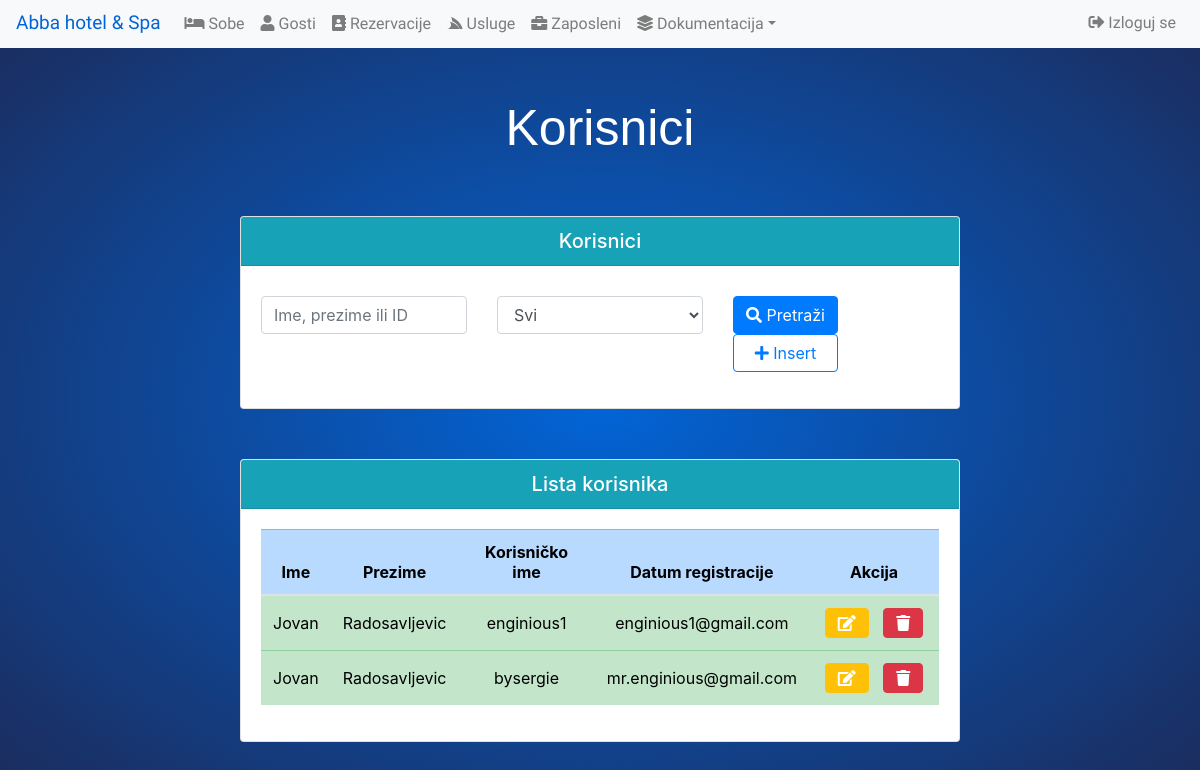
Screenshot of /radnici.php with the database file from the repository.
### tables this page shows
CREATE TABLE `radnici` (
  `radnik_id` int(11) NOT NULL,
  `ime` varchar(255) NOT NULL,
  `prezime` varchar(255) NOT NULL,
  `username` varchar(255) NOT NULL,
  `password` varchar(255) NOT NULL,
  `e_mail` varchar(255) NOT NULL,
  `datum_registracije` date NOT NULL,
  `admin` int(11) NOT NULL,
  `hash` text NOT NULL
);

### radnici.php (the view, shortened to what this page needs)
<?php
include 'dbconnect.php'
?>
<html>
	<head>
		<?php include 'navbar.php' ?>
		<link rel="stylesheet" href="style.css">
		<link rel="stylesheet" href="bootstrap/css/bootstrap.min.css">
		<link href="https://cdnjs.cloudflare.com/ajax/libs/font-awesome/5.13.0/css/all.min.css" rel="stylesheet">
	</head>
	<body>
		<h2 class="display-3" style="display: none;">Korisnici</h2>
		<div class="card" style="display: none;">
			<h5 class="card-header text-center bg-info">
				Korisnici
			</h5>
			<div class="card-body" style="margin-top: 10px;">
				<div class="form-horizontal justify-content-center">
					<div class="form-group row">
						<div class="col-md-4">
							<input type='text' name='search_bar' class='form-control'  placeholder='Ime, prezime ili ID'>
						</div>
						<div class="col-md-4">
							<select type='text' name='filterSearch' class='form-control'>
								<option value="2">Svi</option>
							</select>
						</div>
						<div class="col-md-4">
							<button class="btn btn-primary search" type='button' name='submit_search' id='search' style="min-width: 105px;"><i class="fas fa-search"></i> Pretraži</button>
							<button class="btn btn-outline-primary" type='button' name='Insert' id='insert' data-toggle="modal" data-target="#exampleModalCenter" style="min-width: 105px;"><i class="fas fa-plus"></i> Insert</button>
						</div>
					</div>
				</div>
			</div>
		</div>
			<div class="card" style="margin-top: 50px; display: none;">
				<h5 class="card-header bg-info text-center">Lista korisnika</h5>
				<div class="card-body">
					<div class="table-responsive">
						<table class="table" style="text-align: center;">
							<thead class="table-primary">
								<tr>
									<th>Ime</th>
									<th>Prezime</th>
									<th>Korisničko ime</th>
									<th>Datum registracije</th>
									<th style="width: 130px;">Akcija</th>
								</tr>
							</thead>
							<tbody id="tbody" class="table-hover">
							<?php
							$sql = "SELECT * FROM radnici";
							$results = $conn->query($sql);
							while ($row=$results->fetch_assoc()) {
							?>
								<tr class="table-success">
									<td style="vertical-align: middle;"><?=$row['ime']?></td>
									<td style="vertical-align: middle;"><?=$row['prezime']?></td>
									<td style="vertical-align: middle;"><?=$row['username']?></td>
									<td style="vertical-align: middle;"><?=$row['e_mail']?></td>
									<td style="vertical-align: middle; min-width: 130px;">
									<button class="btn btn-warning edit" style="margin-right: 10px; color: #fff;" data-toggle="modal" data-target="#exampleModalCenter"	data-id = <?=$row['radnik_id']?>
									data-ime = "<?=$row['ime']?>"
									data-prezime = "<?=$row['prezime']?>"
									data-kor = "<?=$row['username']?>"
									data-mail = "<?=$row['e_mail']?>"
									data-pass = "<?=$row['password']?>"
									data-status = "<?=$row['admin']?>"><i class="fas fa-edit"></i></button>
									<button class="btn btn-danger delete" data-id = <?=$row['radnik_id']?>><i class="fas fa-trash"></i></button>
									</td>
								</tr>
							<?php } ?>
							</tbody>
						</table>
				</div>
			</div>
		</div>
	</body>
</html>

### style.css (style rules this page uses)
body { font-family: 'Antic', sans-serif; }
.display-3 { font-family: 'Prompt', sans-serif; padding: 50px 0; text-align: center; font-size: 50px !important; }

### radnici.php (style rules this page uses)
body { background: #0264d6; background: -moz-radial-gradient(center, ellipse cover, #0264d6 1%, #1c2b5a 100%); background: -webkit-gradient(radial, center center, 0px, center center, 100%, color-stop(1%,#0264d6), color-stop(100%,#1c2b5a)); background: -webkit-radial-gradient(center, ellipse cover, #0264d6 1%,#1c2b5a 100%); background: -o-radial-gradient(center, ellipse cover, #0264d6 1%,#1c2b5a 100%); background: -ms-radial-gradient(center, ellipse cover, #0264d6 1%,#1c2b5a 100%); background: radial-gradient(ellipse at center, #0264d6 1%,#1c2b5a 100%); filter: progid:DXImageTransform.Microsoft.gradient( startColorstr='#0264d6', endColorstr='#1c2b5a',GradientType=1 ); height:calc(100vh); width:100%; }
.display-3 { color: white; }
thead { color: #000; }
tbody { color: #000; }
.edit { color: #fff; }
.card { width: 60%; margin-left: auto; margin-right: auto; }
.card-header { color: #fff; }

### rows the page displays
radnici: ime "Jovan", prezime "Radosavljevic", username "enginious1", e_mail "enginious1@gmail.com"
radnici: ime "Jovan", prezime "Radosavljevic", username "bysergie", e_mail "mr.enginious@gmail.com"
